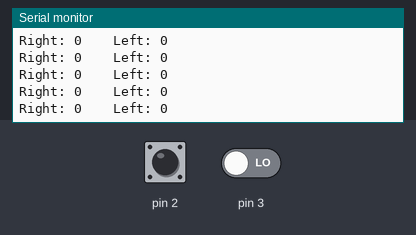
A sketch run on a simulated Arduino Uno, built with avr-gcc and run on an emulated ATmega328P. Parts: the last lines printed to the serial monitor. The test bench sets the inputs (shaded band); at power-on: pin 2 LOW, pin 3 LOW.

Above: at 1.2 s.
1.3 s: pin 2 driven HIGH
At 1.9 s:
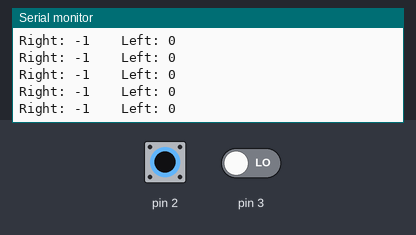
4.3 s: pin 2 pulsed LOW 5 times (0.12 s each, 0.3 s apart)
8.8 s: pin 3 driven HIGH
At 9.5 s:
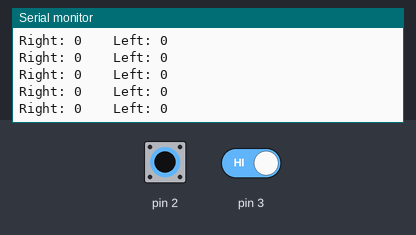
11.8 s: pin 3 driven LOW
14.8 s: pin 2 driven LOW
At 15.3 s:
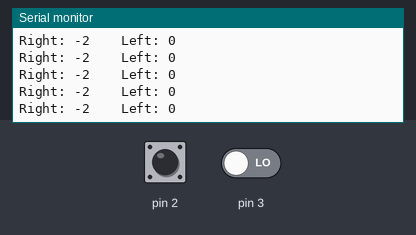
Timing chart, 0 to 17.8 s (numbered marks = the images above; inputs shaded):
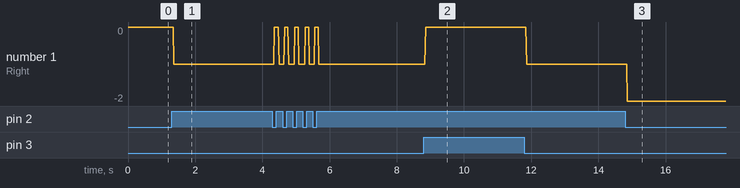

The sketch:

MotorEncodersMaster.ino
```cpp
#include "Encoders.h"
Encoders * Encoders::instance = NULL;

Encoders encoders;

void setup (){
	Serial.begin(9600);
    encoders.begin (0, 1, 2, 3);
}

void loop (){
	Serial.print("Right: ");
    Serial.print(encoders.getRightCount());
    Serial.print("		Left: ");
    Serial.println(encoders.getLeftCount());
    delay(10);
}
```

Encoders.h
```cpp
class Encoders{
	long RightCount, LeftCount;
	int pinRA, pinRB, pinLA, pinLB;
	int R_A_SIG=0, R_B_SIG=1, L_A_SIG=0, L_B_SIG=1;

	public:
		static Encoders * instance;

		void begin (const int _pinRA, const int _pinRB, const int _pinLA, const int _pinLB){
			pinRA = _pinRA;
			pinRB = _pinRB;

			pinLA = _pinLA;
			pinLB = _pinLB;

			attachInterrupt(pinRA, R_A_RISE, RISING);
			attachInterrupt(pinRB, R_B_RISE, RISING);

			attachInterrupt(pinLA, L_A_RISE, RISING);
			attachInterrupt(pinLB, L_B_RISE, RISING);

			instance = this;
		}

		long getRightCount(){
			return RightCount;
		}

		long getLeftCount(){
			return LeftCount;
		}

	private:
		static void R_A_RISE(){
			if(Encoders::instance != NULL){
				Encoders::instance->switchPressed(Encoders::instance->getPinRA(), 1);
			}
		}

		static void R_A_FALL(){
			if(Encoders::instance != NULL){
				Encoders::instance->switchPressed(Encoders::instance->getPinRA(), 0);
			}
		}

		static void R_B_RISE(){
			if(Encoders::instance != NULL){
				Encoders::instance->switchPressed(Encoders::instance->getPinRB(), 1);
			}
		}

		static void R_B_FALL(){
			if(Encoders::instance != NULL){
				Encoders::instance->switchPressed(Encoders::instance->getPinRB(), 0);
			}
		}

		static void L_A_RISE(){
			if(Encoders::instance != NULL){
				Encoders::instance->switchPressed(Encoders::instance->getPinLA(), 1);
			}
		}

		static void L_A_FALL(){
			if(Encoders::instance != NULL){
				Encoders::instance->switchPressed(Encoders::instance->getPinLA(), 0);
			}
		}

		static void L_B_RISE(){
			if(Encoders::instance != NULL){
				Encoders::instance->switchPressed(Encoders::instance->getPinLB(), 1);
			}
		}

		static void L_B_FALL(){
			if(Encoders::instance != NULL){
				Encoders::instance->switchPressed(Encoders::instance->getPinLB(), 0);
			}
		}

		int getPinRA(){
			return pinRA;
		}

		int getPinRB(){
			return pinRB;
		}

		int getPinLA(){
			return pinLA;
		}

		int getPinLB(){
			return pinLB;
		}


		void switchPressed(int pin, int rise){
			detachInterrupt(pin);

			if(pin == pinRA){
				R_A_SIG = rise;
				if(R_B_SIG == rise){
					RightCount--;
				}else{
					RightCount++;
				}
				if(rise){
					attachInterrupt(pin, R_A_FALL, FALLING);
				}else{
					attachInterrupt(pin, R_A_RISE, RISING);
				}
			}else if(pin == pinRB){
				R_B_SIG = rise;
				if(R_A_SIG == rise){
					RightCount++;
				}else{
					RightCount--;
				}
				if(rise){
					attachInterrupt(pin, R_B_FALL, FALLING);
				}else{
					attachInterrupt(pin, R_B_RISE, RISING);
				}
			}else if(pin == pinLA){
				L_A_SIG = rise;
				if(L_B_SIG == rise){
					LeftCount--;
				}else{
					LeftCount++;
				}
				if(rise){
					attachInterrupt(pin, L_A_FALL, FALLING);
				}else{
					attachInterrupt(pin, L_A_RISE, RISING);
				}
			}else if(pin == pinLB){
				L_B_SIG = rise;
				if(L_A_SIG == rise){
					LeftCount++;
				}else{
					LeftCount--;
				}
				if(rise){
					attachInterrupt(pin, L_B_FALL, FALLING);
				}else{
					attachInterrupt(pin, L_B_RISE, RISING);
				}
			}
		}

};
```

Measured:
- after the input at 1.3 s, the serial monitor: prints a new line after 0.06 s (image 1)
- after the input at 8.8 s, the serial monitor: prints a new line after 0.06 s (image 2)
- after the input at 14.8 s, the serial monitor: prints a new line after 0.06 s (image 3)
- plotted number 1: 0 → -1 after the input at 1.3 s, -1 → -2 after the input at 14.8 s
